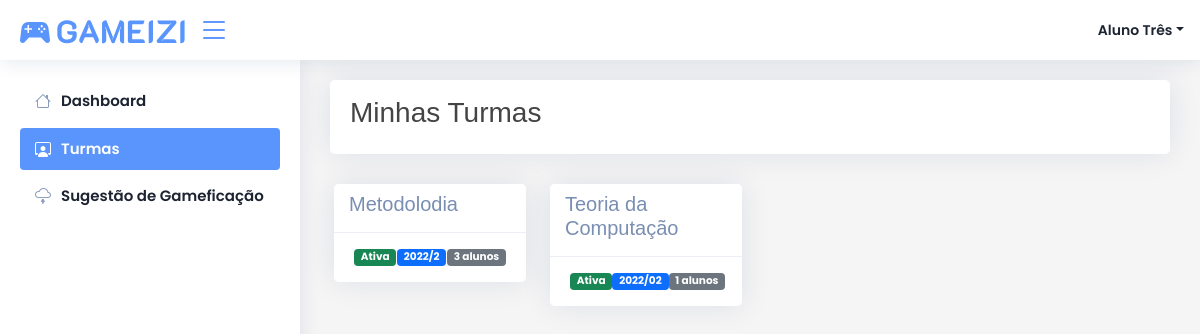
Page /turmas/ (signed in) on the committed database.
### core/models.py (models this page shows, shortened)
class Turma(models.Model):
    nome = models.CharField('Nome', max_length=1024)
    criado_em = models.DateField("Criado Em", auto_now_add=True)
    ativa = models.BooleanField('Ativa', default=True)
    semestre = models.CharField("Semestre", max_length=1024)
    hash_convite = models.CharField('Hash Convite', max_length=1024, blank=True, null=True)
    def obter_quantidade_alunos(self):
        return AlunosTurma.objects.filter(turma=self).count()

### core/views.py (the view)
# urls.py: path('turmas/', views.turmas, name='turmas'),
@login_required(login_url='/login')
def turmas(request):
    todas_turmas = Turma.objects.all().order_by('nome')
    turmas = []
    for turma in todas_turmas:
        try:
            if request.user.is_superuser:
                ProfessoresTurma.objects.get(turma=turma, professor__usuario=request.user)
                turmas.append(turma)
            else:
                AlunosTurma.objects.get(aluno__usuario=request.user, turma=turma)
                turmas.append(turma)
            continue
        except Exception as e:
            print(e)
            continue
    data = {
        'pagina': 'Minhas Turmas',
        'turmas': turmas
    }
    return render(request, 'core/turmas/index.html', data)

### core/templatetags/filtros.py (called while the page is built)
@register.filter(name='obter_ranking_aluno')
def obter_ranking_aluno(usuario):
    try:
        aluno = Aluno.objects.get(usuario=usuario)
        return rankings[aluno.tipo]
    except:
        return 'Professor'

### core/templates/core/turmas/index.html (shortened to what this page needs)
{% extends 'core/base.html' %}
{% block pagina %}
Minhas Turmas
{% endblock pagina %}
{% block conteudo %}
<div class="row">
    {% for turma in turmas %}
    <div class="col-md-3">
        <div class="card px-0 m-1 card-turma mt-0" turma-id="{{ turma.id }}">
            <div class="card-header py-2">
                <h5>{{ turma.nome }}</h5>
            </div>
            <div class="card-body py-3">
                <div class="d-inline-flex w-100 justify-content-between">
                    {% if turma.ativa %}
                    <p class="m-0"><span class="badge bg-success">Ativa</span></p>
                    {% else %}
                    <p class="m-0"><span class="badge bg-danger">Inativa</span></p>
                    {% endif %}
                    <p class="m-0"><span class="badge bg-primary">{{ turma.semestre }}</span></p>
                    <p class="m-0"><span class="badge bg-secondary">{{ turma.obter_quantidade_alunos }} alunos</span></p>
                </div>
            </div>
        </div>
    </div>
    {% endfor %}
</div>
{% endblock conteudo %}

### core/templates/core/base.html (shortened to what this page needs)
{% load static %}
{% load filtros %}
<html lang="pt-br">
<head>
    <link href="https://cdn.jsdelivr.net/npm/bootstrap@5.1.3/dist/css/bootstrap.min.css" rel="stylesheet">
	<link href="{% static 'css' %}/icons/bootstrap/bootstrap-icons.css" rel="stylesheet">
    <link href="{% static 'css/styles.css' %}" rel="stylesheet">
    <link href="{% static 'css' %}/vendor/custom.css" rel="stylesheet">
</head>
<body>
    <header id="header" class="header fixed-top d-flex align-items-center">
        <div class="d-flex align-items-center justify-content-between">
            <a href="#!" class="d-flex align-items-center">
                <img src="{% static 'img/gameizi.svg' %}" alt="" >
            </a>
            <i class="bi bi-list toggle-sidebar-btn"></i>
        </div>
        <nav class="header-nav ms-auto">
            <ul class="d-flex align-items-center">
                <li class="nav-item dropdown pe-3">
                    <a class="nav-link nav-profile d-flex align-items-center pe-0" href="#" data-bs-toggle="dropdown">
                    <span class="d-none d-md-block dropdown-toggle ps-2">{{ user.first_name|title }} {{ user.last_name|title }}</span>
                    </a>
                </li>
            </ul>
        </nav>
    </header>
    {% include 'core/menu.html' %}
    <main class="main" id="main">
        <div class="card mt-0">
            <div class="card-body py-3">
                <div class="row">
                    <div class="col-md-6 text-start">
                        <h1 class="h3">{% block pagina %}{% endblock pagina %}</h1>
                    </div>
                    <div class="col-md-6 text-end">
                    </div>
                </div>
            </div>
        </div>
        {% block conteudo %}
        {% endblock conteudo %}
    </main>
</body>
</html>

### core/static/css/styles.css (style rules this page uses)
* { padding: 0; margin: 0; box-sizing: border-box; font-family: 'Poppins', sans-serif; }
body { font-size: .875rem; }
.card { margin-top: 2rem; width: 100%; }
.card-header { background-color: #f0f0f0; }
a { color: #2470dc; text-decoration: none; }
.card-turma { cursor: pointer; }

### rows in the picture
Turma: nome "Metodolodia", ativa "Ativa", semestre "2022/2", obter_quantidade_alunos "3"
Turma: nome "Teoria da Computação", ativa "Ativa", semestre "2022/02", obter_quantidade_alunos "1"

### other values in the picture
{{ user.first_name|title }} "Aluno"
{{ user.last_name|title }} "Três"
